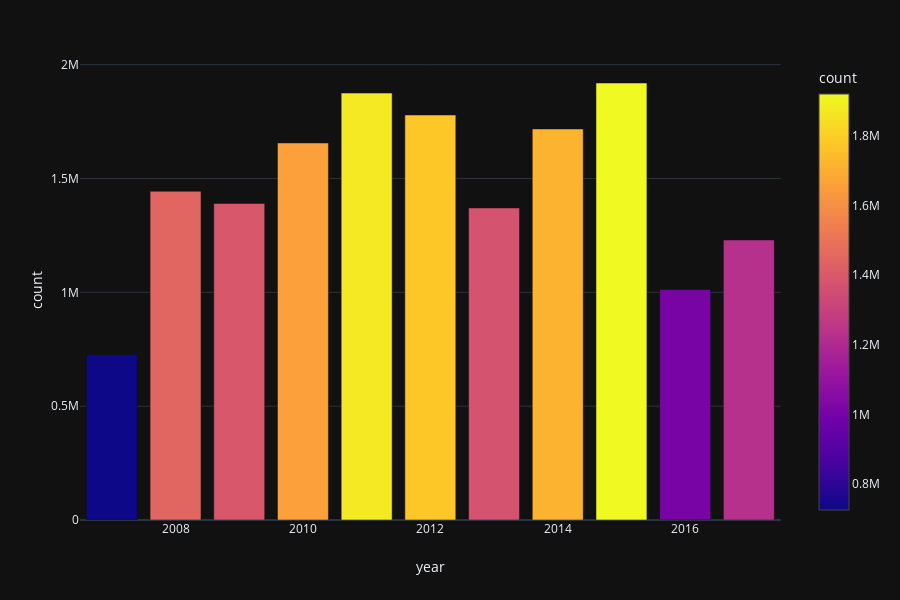

The cell this chart's notebook holds for it:
### Markdown cell above
### Getting Total headline count for each year

### Code cell
px.bar(total_headlines_df, x= 'year', y= 'count', color = 'count',template = 'plotly_dark')

### Figure 1 — Plotly figure (JSON) as saved in the notebook; plotly's stock layout.template omitted (floating-point values rounded to 4 significant figures)
{"data": [{"alignmentgroup": "True", "hoverlabel": {"namelength": 0}, "hovertemplate": "year=%{x}<br>count=%{marker.color}", "legendgroup": "", "marker": {"color": [726189, 1444175, 1390335, 1656187, 1875394, 1778967, 1370759, 1717799, 1919571, 1012072, 1229872], "coloraxis": "coloraxis"}, "name": "", "offsetgroup": "", "orientation": "v", "showlegend": false, "textposition": "auto", "type": "bar", "x": [2007, 2008, 2009, 2010, 2011, 2012, 2013, 2014, 2015, 2016, 2017], "xaxis": "x", "y": [726189, 1444175, 1390335, 1656187, 1875394, 1778967, 1370759, 1717799, 1919571, 1012072, 1229872], "yaxis": "y"}], "layout": {"barmode": "relative", "coloraxis": {"colorbar": {"title": {"text": "count"}}, "colorscale": [[0, "#0d0887"], [0.1111, "#46039f"], [0.2222, "#7201a8"], [0.3333, "#9c179e"], [0.4444, "#bd3786"], [0.5556, "#d8576b"], [0.6667, "#ed7953"], [0.7778, "#fb9f3a"], [0.8889, "#fdca26"], [1, "#f0f921"]]}, "height": 600, "legend": {"tracegroupgap": 0}, "margin": {"t": 60}, "xaxis": {"anchor": "y", "domain": [0, 0.98], "title": {"text": "year"}}, "yaxis": {"anchor": "x", "domain": [0, 1], "title": {"text": "count"}}}}
